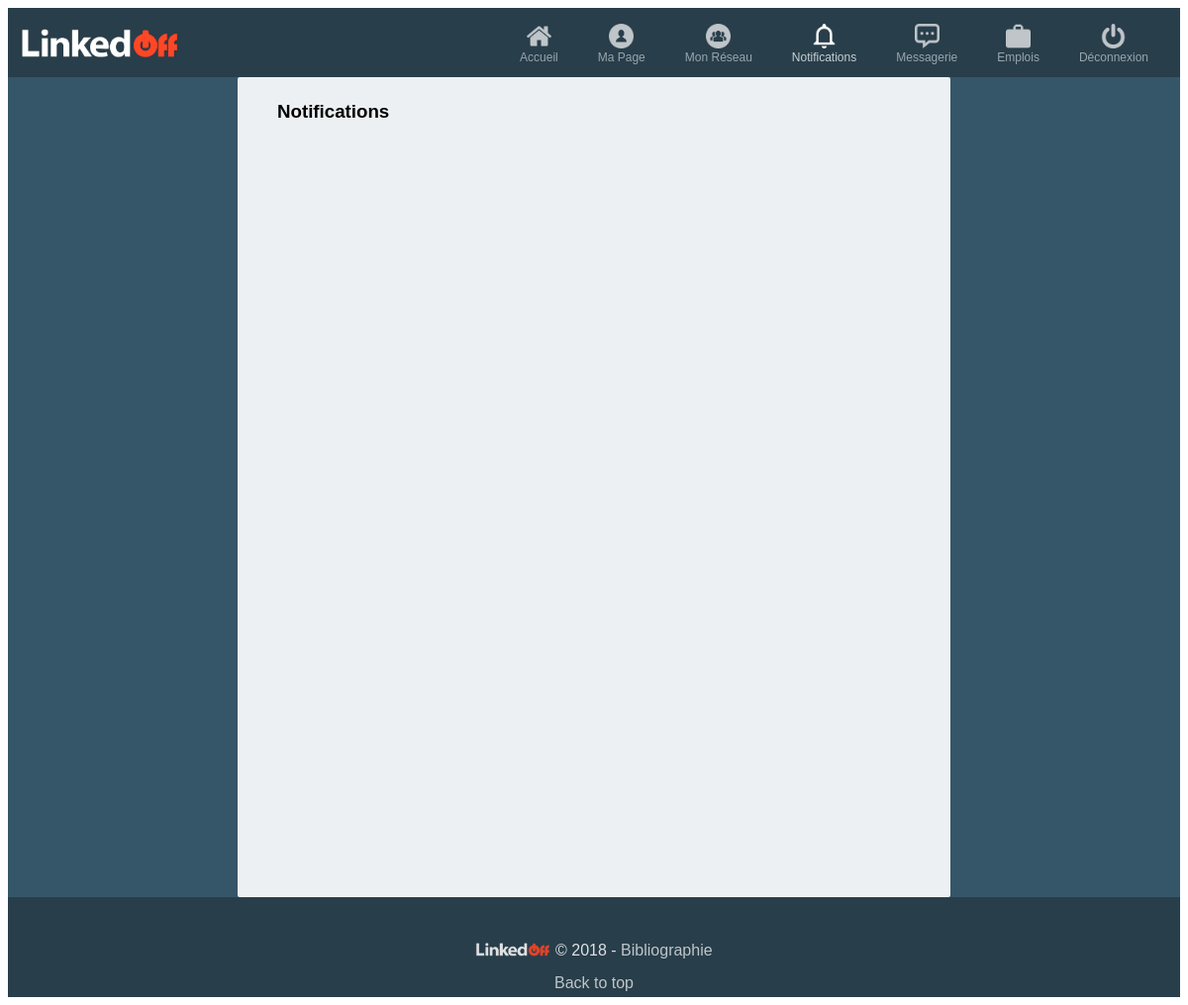
Before: /frontend/notifications.php (signed in) with the older database file.
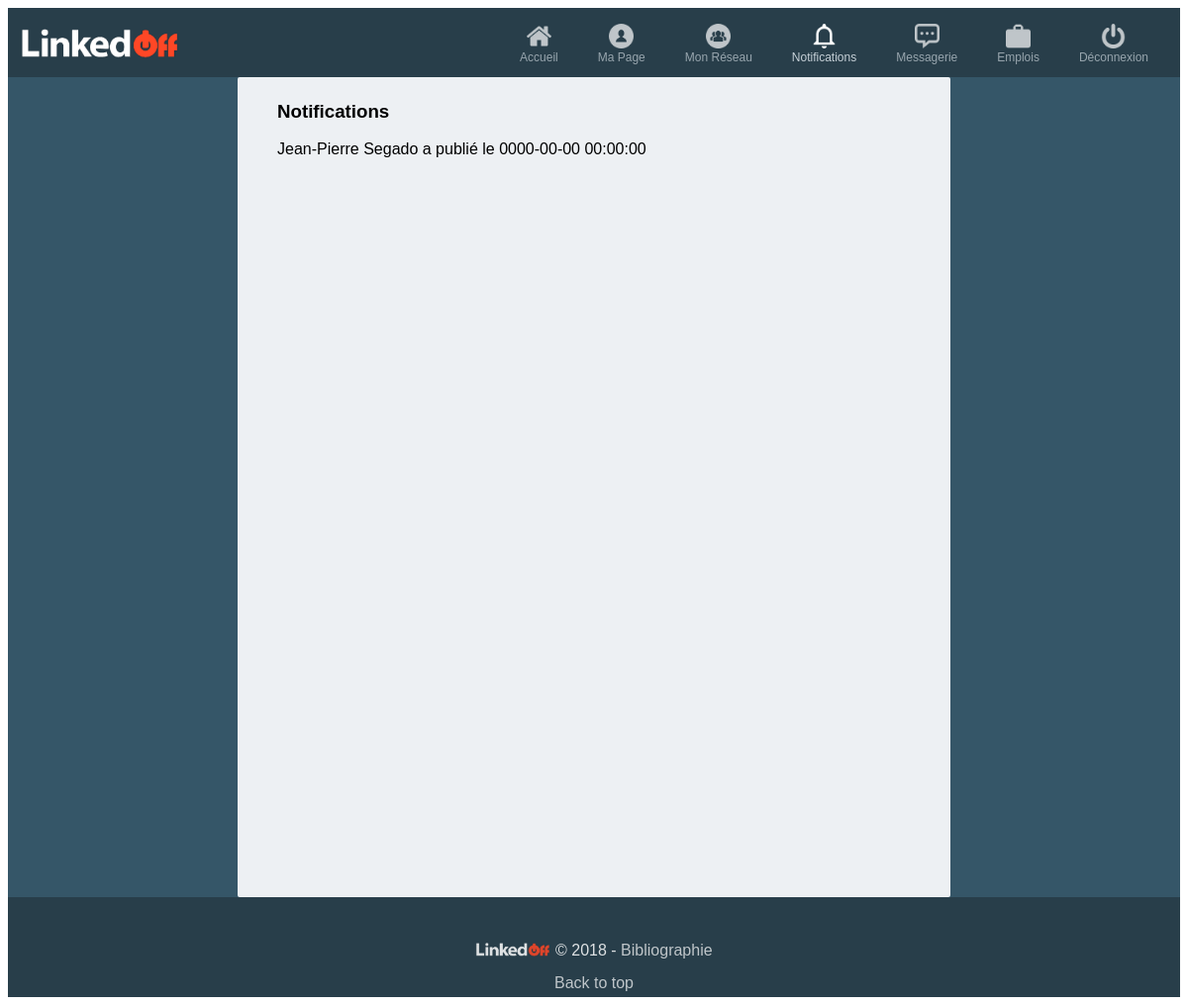
After: the same page with the newer database file.
### tables this page shows
CREATE TABLE `notifications` (
    `notif_id` INTEGER NOT NULL AUTO_INCREMENT,
    `parent_id` INTEGER NULL DEFAULT NULL COMMENT 'id of parent (msg, comment, like)',
    `type` VARCHAR(20) NULL DEFAULT NULL COMMENT 'Type of notification (msg, comment, like, etc)',
    `seen` TINYINT NULL DEFAULT 0,
    `timestamp` TIMESTAMP NULL DEFAULT NULL,
    `user_create` VARCHAR(12),
    `user_receive` VARCHAR(12),
    PRIMARY KEY (`notif_id`)
);

CREATE TABLE `users` (
    `username` VARCHAR(12),
    `email` VARCHAR(40) NOT NULL,
    `password` VARCHAR(40) NOT NULL,
    `first_name` VARCHAR(12) NOT NULL,
    `last_name` VARCHAR(12) NOT NULL,
    `profile_photo` VARCHAR(255) NULL DEFAULT NULL COMMENT 'Link to the profile photo',
    `summary` MEDIUMTEXT NULL DEFAULT NULL,
    `status` VARCHAR(20) NULL DEFAULT NULL COMMENT 'Normal user, enterprise, admin',
    `graduation` YEAR NULL DEFAULT NULL,
    PRIMARY KEY (`username`)
);

### frontend/action_notifications.php (the view, shortened to what this page needs)
<?php
function notifications(){
    $database='linkedoff';
    $db_handle=mysqli_connect('localhost', 'root', 'root');
    $db_found=mysqli_select_db($db_handle,$database);
    if($db_found) {
        $sql = "SELECT u.first_name, u.last_name, n.timestamp, n.type
FROM users u, notifications n
WHERE n.user_receive = '".$_SESSION['myusername']."' AND n.user_create = u.username";
        $result = mysqli_query($db_handle, $sql) or die(mysql_error());
        while($data = mysqli_fetch_assoc($result)) {
        echo $data['first_name'];
        echo $data['last_name'];
        if($data['type']=='post')
        {
            echo "a publié le ";
        }
        echo $data['timestamp'];
        echo '<br>';
    }
    }
    else { echo "Base de données non trouvée."; }}
?>

Changed rows visible on the page:
added notifications: user_create.first_name "Jean-Pierre", user_create.last_name "Segado", type "a publié le", timestamp "0000-00-00 00:00:00"
